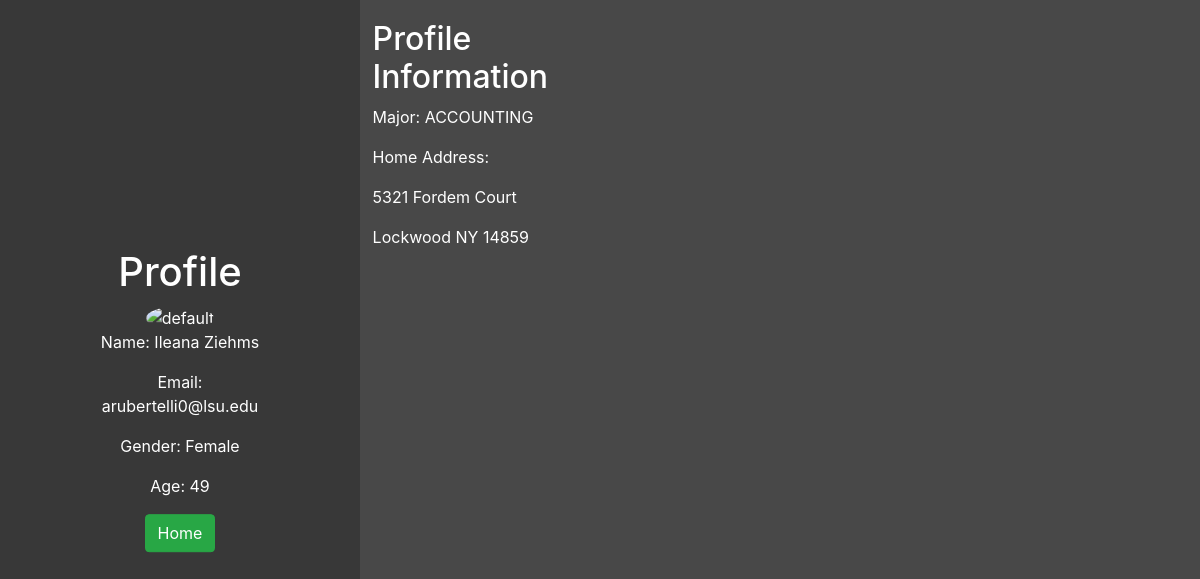
The page /bidderinfo (signed in) on the database its author committed.
### tables this page shows
CREATE TABLE bidders (
    email TEXT,
    first_name TEXT,
    last_name TEXT,
    gender TEXT,
    age INTEGER,
    home_address_id TEXT,
    major TEXT,

    PRIMARY KEY (email)
);

CREATE TABLE address(
    address_id TEXT,
    zipcode INTEGER,
    street_num INTEGER,
    street_name TEXT,

    primary key (address_id)
);

CREATE TABLE zipcode_info(
    zipcode INTEGER,
    city TEXT,
    state TEXT,

    primary key (zipcode)
);

### app.py (the view)
@app.route('/bidderinfo', methods=['POST','GET'])
def binfo():
    if not session.get("name"):
        return redirect('/name')
    info = get_bidder_info(session.get("name"))
    email = session.get("name")
    first = info[0][1]
    last = info[0][2]
    gender = info[0][3]
    age = info[0][4]
    major = info[0][6]
    address_id = info[0][5]
    address_info = get_address_info(address_id)
    zipcode = address_info[0][1]
    street_num = address_info[0][2]
    street_name = address_info[0][3]
    zipcode_info = get_zipcode_info(zipcode)
    city = zipcode_info[0][1]
    state = zipcode_info[0][2]
    return render_template('bidder_info.html', state=state, city=city, street_name=street_name, street_num=street_num, major=major, email=email, first=first, last=last, gender=gender, age=age, zipcode=zipcode)

### app.py (called while the page is built)
def get_zipcode_info (zipcode):
    connection=sql.connect('database.db')
    connection.execute('CREATE TABLE IF NOT EXISTS zipcode_info(zipcode INTEGER PRIMARY KEY NOT NULL, city TEXT NOT NULL, state TEXT NOT NULL);')
    connection.commit()
    cursor = connection.execute('SELECT * FROM zipcode_info WHERE zipcode=?;', (zipcode,))
    return cursor.fetchall()

def get_address_info(address_id):
    connection=sql.connect('database.db')
    connection.execute('CREATE TABLE IF NOT EXISTS address(address_id TEXT PRIMARY KEY NOT NULL, zipcode INTEGER NOT NULL, street_num INTEGER NOT NULL, street_name TEXT NOT NULL);')
    connection.commit()
    cursor = connection.execute('SELECT * FROM address WHERE address_id = ?;', (address_id,))
    return cursor.fetchall()

def get_bidder_info(email):
    connection=sql.connect('database.db')
    connection.execute('CREATE TABLE IF NOT EXISTS bidders(email TEXT PRIMARY KEY NOT NULL, first_name TEXT NOT NULL, last_name TEXT NOT NULL, gender TEXT NOT NULL, age INTEGER NOT NULL, home_address_id TEXT NOT NULL, major TEXT NOT NULL);')
    connection.commit()
    cursor = connection.execute('SELECT * FROM bidders WHERE email = ?;',(email,))
    return cursor.fetchall()

### templates/bidder_info.html (shortened to what this page needs)
<!DOCTYPE html>
<html lang="en">
<head>
    <link rel="stylesheet" href="https://stackpath.bootstrapcdn.com/bootstrap/4.4.1/css/bootstrap.min.css"
>
</head>
<body>
<div class="split left">
  <div class="centered">
    <h1><center>Profile</center></h1>
      <img src="Green%20Gradient%20Minimalist%20Simple%20Instagram%20Profile%20Picture.png" alt="default"><br>
      <p>Name: {{ first }} {{ last }}</p>
      <p>Email: {{ email }} </p>
      <p>Gender: {{ gender }}</p>
      <p>Age: {{ age }}</p>
      <a class="btn btn-success" href="/find_home_page" role="button">Home</a>
  </div>
</div>
<div class="split right">
    <div class="margin">
        <h2><left>Profile Information</left></h2>
        <p> Major: {{ major }}</p>
        <p> Home Address: </p>
        <p> {{ street_num }} {{ street_name }}</p>
        <p> {{ city }} {{ state }} {{ zipcode }}</p>
    </div>
</div>
</body>
</html>

### templates/bidder_info.html (style rules this page uses)
body { color: white; }
.split { height: 100%; position: fixed; z-index: 1; top: 0; overflow-x: hidden; padding-top: 20px; }
.left { left: 0; background-color: rgb(56,56,56); width: 30%; }
.right { right: 0; background-color: rgb(72,72,72); width: 70%; }
.margin { float: left; margin: 0 1.5%; width: 30%; }
.centered { position: absolute; top: 50%; left: 50%; transform: translate(-50%, -50%); text-align: center; }
.centered img { width: 150px; border-radius: 50%; }

### rows shown on the page
bidders: first_name "Ileana", last_name "Ziehms", email "arubertelli0@lsu.edu", gender "Female", major "ACCOUNTING"
address: street_num "5321", street_name "Fordem Court", zipcode "14859"
zipcode_info: city "Lockwood", state "NY"

### other values the page prints
{{ age }} "49"
